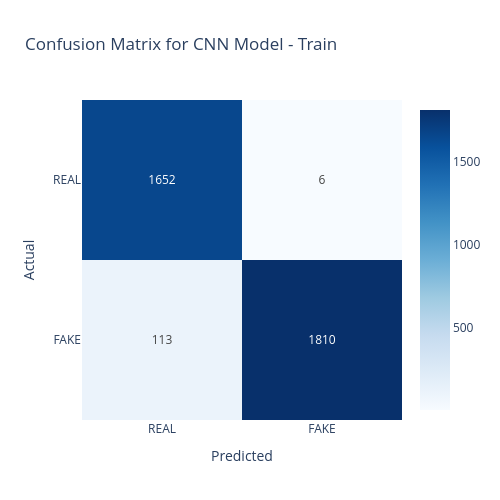
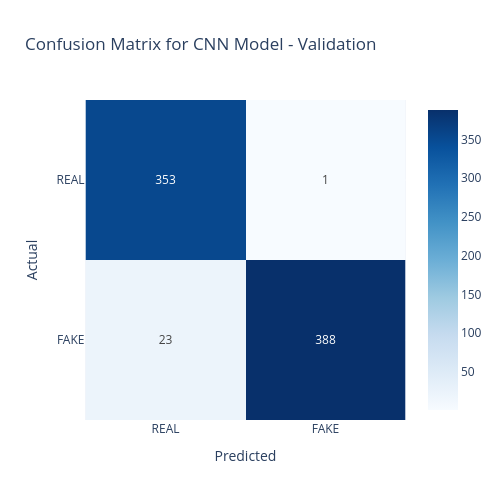
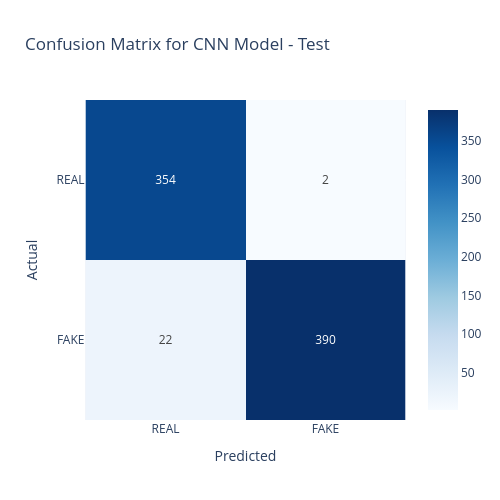

The notebook cell these images were saved under, in order:
### Markdown cell above
### CNN Model:

### Code cell
# Train Confusion Matrix
cm_cnn_train = confusion_matrix(
                              cnn_train_results["labels"],
                              cnn_train_results["preds"]
                            )

cnn_train_fig = px.imshow(
                        cm_cnn_train,
                        text_auto=True,
                        x=['REAL', 'FAKE'],
                        y=['REAL', 'FAKE'],
                        color_continuous_scale='blues',
                        title='Confusion Matrix for CNN Model - Train'
              )

cnn_train_fig.update_layout(
                            height = 500, width = 500,
                            xaxis_title='Predicted',
                            yaxis_title='Actual'
                  )
cnn_train_fig.show()


# Validation Confusion Matrix
cm_cnn_val = confusion_matrix(
                        cnn_val_results["labels"],
                        cnn_val_results["preds"]
)

cnn_val_fig = px.imshow(
                            cm_cnn_val,
                            text_auto=True,
                            x=['REAL', 'FAKE'],
                            y=['REAL', 'FAKE'],
                            color_continuous_scale='Blues',
                            title='Confusion Matrix for CNN Model - Validation'
)

cnn_val_fig.update_layout( height = 500, width = 500,
                                xaxis_title='Predicted',
                                yaxis_title='Actual'
)
cnn_val_fig.show()




# Test Confusion Matrix
cm_cnn_test = confusion_matrix(
                                cnn_test_results["labels"],
                                cnn_test_results["preds"]
                          )

cnn_test_fig = px.imshow(
                        cm_cnn_test,
                        text_auto=True,
                        x=['REAL', 'FAKE'],
                        y=['REAL', 'FAKE'],
                        color_continuous_scale='Blues',
                        title='Confusion Matrix for CNN Model - Test'
)

cnn_test_fig.update_layout( height = 500, width = 500,
                            xaxis_title='Predicted',
                            yaxis_title='Actual'
)

cnn_test_fig.show()

### Figure 1 — Plotly figure (JSON) as saved in the notebook; plotly's stock layout.template omitted (floating-point values rounded to 4 significant figures)
{"data": [{"coloraxis": "coloraxis", "hovertemplate": "x: %{x}<br>y: %{y}<br>color: %{z}<extra></extra>", "name": "0", "texttemplate": "%{z}", "type": "heatmap", "x": ["REAL", "FAKE"], "xaxis": "x", "y": ["REAL", "FAKE"], "yaxis": "y", "z": [[1652, 6], [113, 1810]]}], "layout": {"coloraxis": {"autocolorscale": false, "colorscale": [[0, "rgb(247,251,255)"], [0.125, "rgb(222,235,247)"], [0.25, "rgb(198,219,239)"], [0.375, "rgb(158,202,225)"], [0.5, "rgb(107,174,214)"], [0.625, "rgb(66,146,198)"], [0.75, "rgb(33,113,181)"], [0.875, "rgb(8,81,156)"], [1, "rgb(8,48,107)"]]}, "height": 500, "title": {"text": "Confusion Matrix for CNN Model - Train"}, "width": 500, "xaxis": {"anchor": "y", "constrain": "domain", "domain": [0, 1], "scaleanchor": "y", "title": {"text": "Predicted"}}, "yaxis": {"anchor": "x", "autorange": "reversed", "constrain": "domain", "domain": [0, 1], "title": {"text": "Actual"}}}}

### Figure 2 — Plotly figure (JSON) as saved in the notebook; plotly's stock layout.template omitted (floating-point values rounded to 4 significant figures)
{"data": [{"coloraxis": "coloraxis", "hovertemplate": "x: %{x}<br>y: %{y}<br>color: %{z}<extra></extra>", "name": "0", "texttemplate": "%{z}", "type": "heatmap", "x": ["REAL", "FAKE"], "xaxis": "x", "y": ["REAL", "FAKE"], "yaxis": "y", "z": [[353, 1], [23, 388]]}], "layout": {"coloraxis": {"autocolorscale": false, "colorscale": [[0, "rgb(247,251,255)"], [0.125, "rgb(222,235,247)"], [0.25, "rgb(198,219,239)"], [0.375, "rgb(158,202,225)"], [0.5, "rgb(107,174,214)"], [0.625, "rgb(66,146,198)"], [0.75, "rgb(33,113,181)"], [0.875, "rgb(8,81,156)"], [1, "rgb(8,48,107)"]]}, "height": 500, "title": {"text": "Confusion Matrix for CNN Model - Validation"}, "width": 500, "xaxis": {"anchor": "y", "constrain": "domain", "domain": [0, 1], "scaleanchor": "y", "title": {"text": "Predicted"}}, "yaxis": {"anchor": "x", "autorange": "reversed", "constrain": "domain", "domain": [0, 1], "title": {"text": "Actual"}}}}

### Figure 3 — Plotly figure (JSON) as saved in the notebook; plotly's stock layout.template omitted (floating-point values rounded to 4 significant figures)
{"data": [{"coloraxis": "coloraxis", "hovertemplate": "x: %{x}<br>y: %{y}<br>color: %{z}<extra></extra>", "name": "0", "texttemplate": "%{z}", "type": "heatmap", "x": ["REAL", "FAKE"], "xaxis": "x", "y": ["REAL", "FAKE"], "yaxis": "y", "z": [[354, 2], [22, 390]]}], "layout": {"coloraxis": {"autocolorscale": false, "colorscale": [[0, "rgb(247,251,255)"], [0.125, "rgb(222,235,247)"], [0.25, "rgb(198,219,239)"], [0.375, "rgb(158,202,225)"], [0.5, "rgb(107,174,214)"], [0.625, "rgb(66,146,198)"], [0.75, "rgb(33,113,181)"], [0.875, "rgb(8,81,156)"], [1, "rgb(8,48,107)"]]}, "height": 500, "title": {"text": "Confusion Matrix for CNN Model - Test"}, "width": 500, "xaxis": {"anchor": "y", "constrain": "domain", "domain": [0, 1], "scaleanchor": "y", "title": {"text": "Predicted"}}, "yaxis": {"anchor": "x", "autorange": "reversed", "constrain": "domain", "domain": [0, 1], "title": {"text": "Actual"}}}}
